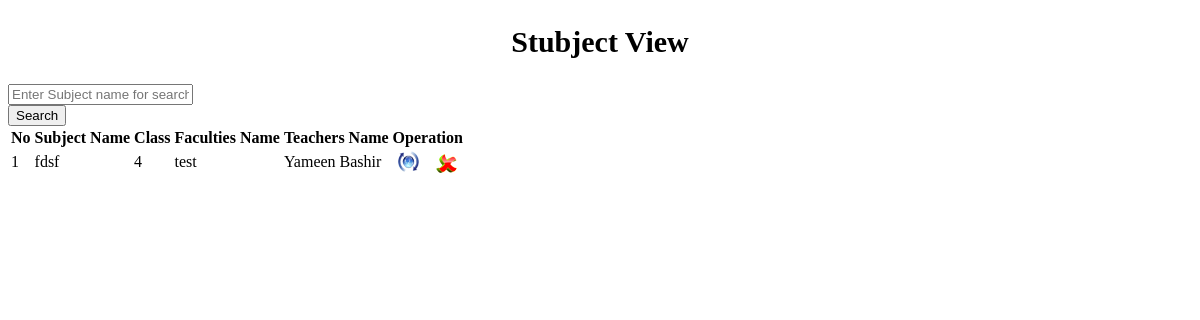
Screenshot of /View_Subjects.php with the database file from the repository.
### tables this page shows
CREATE TABLE `sub_tbl` (
  `sub_id` int(10) UNSIGNED NOT NULL,
  `faculties_id` varchar(50) NOT NULL,
  `teacher_id` varchar(50) NOT NULL,
  `semester` varchar(10) NOT NULL,
  `sub_name` varchar(100) NOT NULL,
  `note` varchar(100) NOT NULL
);

### View_Subjects.php (the view, shortened to what this page needs)
<!DOCTYPE html PUBLIC "-//W3C//DTD XHTML 1.0 Transitional//EN" "http://www.w3.org/TR/xhtml1/DTD/xhtml1-transitional.dtd">
<html xmlns="http://www.w3.org/1999/xhtml">
<head>
<link rel="stylesheet" type="text/css" href="css/style_view.css" />
</head>
<body>
	<h1 style="text-align:center; font-size:30px; padding:5px;">Stubject View</h1>
<div class="col-md-12  view-form-style">
<form role="form" data-toggle="validator" method="post" class="form-horizontal">
    <div class="form-group">
        <div class="col-md-9 col-md-offset-1     col-xs-9 col-sm-10">
            <input type="text" class="form-control" name="searchtxt" Placeholder="Enter Subject name for search" autocomplete="off"/></div>
        <input type="submit" name="btnsearch" value="Search" class="btn btn-info"/>
    </div>
</form>
<div class="table-responsive">
	<form method="post">
        <table class="table table-bordered">
        <tr>
            <th>No</th>
            <th>Subject Name</th>
            <th>Class</th>
            <th>Faculties Name</th>
            <th>Teachers Name</th>
            <th colspan="2">Operation</th>
      	</tr>
         <?php
		 $key="";
	if($key !="")
		$sql_sel=mysql_query("SElECT * FROM sub_tbl WHERE sub_name  like '%$key%' ");
	else
        $sql_sel=mysql_query("SELECT * FROM sub_tbl");
    $i=0;
    while($row=mysql_fetch_array($sql_sel)){
    $i++;
    $color=($i%2==0)?"lightblue":"white";
    ?>
      <tr bgcolor="<?php echo $color?>">
            <td><?php echo $i;?></td>
          <td><?php echo $row['sub_name'];?></td>
          <td><?php echo $row['semester'];?></td>
          <td><?php echo $row['faculties_id'];?></td>
            <td><?php echo $row['teacher_id'];?></td>
            <td align="center"><a href="?tag=subject_entry&opr=upd&rs_id=<?php echo $row['sub_id'];?>" title="Upate"><img src="picture/update.png" /></a></td>
            <td align="center"><a href="?tag=view_subjects&opr=del&rs_id=<?php echo $row['sub_id'];?>" title="Delete"><img src="picture/delete.png" /></a></td>
        </tr>
    <?php
    }
    ?>
   	</table>
 	</form>
</div>
</body>
</html>

### rows the page displays
sub_tbl: sub_name "fdsf", semester "4", faculties "test", teacher "Yameen Bashir"
